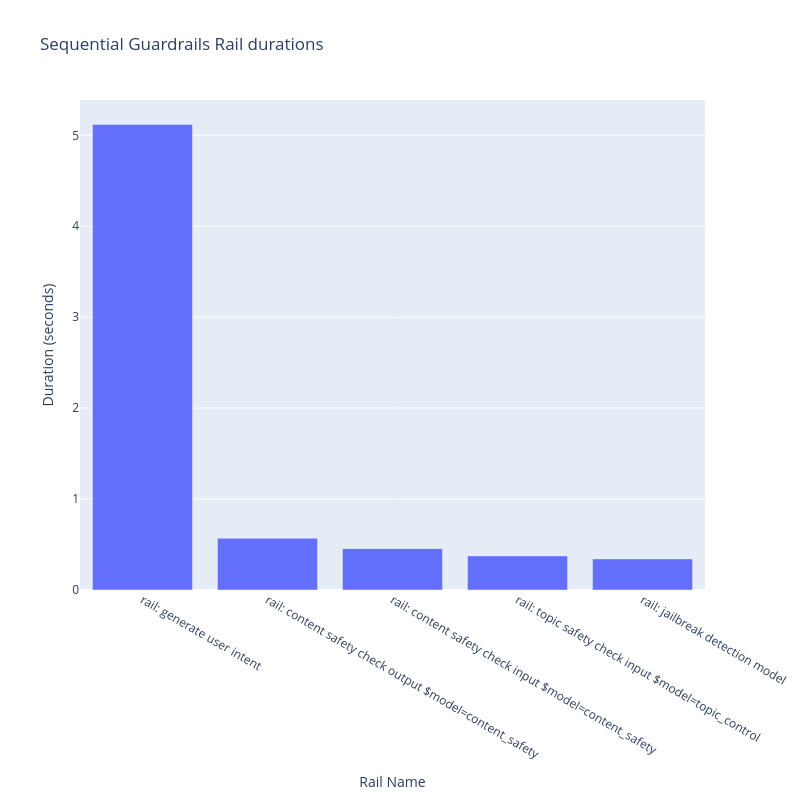

Source (notebook cell):
### Code cell
# Now let's plot a bar-graph of these numbers
px.bar(sequential_df[sequential_df['is_rail']].sort_values('duration', ascending=False), x="name", y="duration",
       title="Sequential Guardrails Rail durations",
       labels={"name": "Rail Name", "duration" : "Duration (seconds)"},
       width=800, height=800)

### Figure 1 — Plotly figure (JSON) as saved in the notebook; plotly's stock layout.template omitted (floating-point values rounded to 4 significant figures)
{"data": [{"hovertemplate": "Rail Name=%{x}<br>Duration (seconds)=%{y}<extra></extra>", "legendgroup": "", "marker": {"color": "#636efa", "pattern": {"shape": ""}}, "name": "", "orientation": "v", "showlegend": false, "textposition": "auto", "type": "bar", "x": ["rail: generate user intent", "rail: content safety check output $model=content_safety", "rail: content safety check input $model=content_safety", "rail: topic safety check input $model=topic_control", "rail: jailbreak detection model"], "xaxis": "x", "y": [5.119, 0.5689, 0.4547, 0.375, 0.3417], "yaxis": "y"}], "layout": {"barmode": "relative", "height": 800, "legend": {"tracegroupgap": 0}, "title": {"text": "Sequential Guardrails Rail durations"}, "width": 800, "xaxis": {"anchor": "y", "domain": [0, 1], "title": {"text": "Rail Name"}}, "yaxis": {"anchor": "x", "domain": [0, 1], "title": {"text": "Duration (seconds)"}}}}
